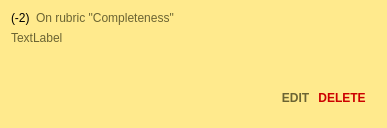
<?xml version="1.0" encoding="UTF-8"?>
<ui version="4.0">
 <class>CommentCard</class>
 <widget class="QWidget" name="CommentCard">
  <property name="geometry">
   <rect>
    <x>0</x>
    <y>0</y>
    <width>387</width>
    <height>128</height>
   </rect>
  </property>
  <property name="sizePolicy">
   <sizepolicy hsizetype="Preferred" vsizetype="Fixed">
    <horstretch>0</horstretch>
    <verstretch>0</verstretch>
   </sizepolicy>
  </property>
  <property name="minimumSize">
   <size>
    <width>0</width>
    <height>0</height>
   </size>
  </property>
  <property name="maximumSize">
   <size>
    <width>16777215</width>
    <height>16777215</height>
   </size>
  </property>
  <property name="windowTitle">
   <string>Form</string>
  </property>
  <property name="styleSheet">
   <string notr="true">QWidget#CommentCard {
	/*background: rgb(255, 242, 160);*/
	background: #ffea8d;
	border-radius: 3px;
}
#comment, #rubric {
	background: transparent;
	color: rgb(107, 100, 51);
/*	border-radius: 3px;
	border: 1px solid rgb(127, 120, 71);*/
}
#edit_btn, #delete_btn {
	background: transparent;
	text-transform: uppercase;
	color: rgb(107, 100, 51);
	font-weight: bold;
	padding: 0px;
}

#delete_btn {
	color: rgb(204, 0, 0);

}</string>
  </property>
  <layout class="QVBoxLayout" name="verticalLayout">
   <item>
    <widget class="QWidget" name="info_container" native="true">
     <property name="sizePolicy">
      <sizepolicy hsizetype="Preferred" vsizetype="Fixed">
       <horstretch>0</horstretch>
       <verstretch>0</verstretch>
      </sizepolicy>
     </property>
     <layout class="QHBoxLayout" name="info">
      <property name="leftMargin">
       <number>0</number>
      </property>
      <property name="topMargin">
       <number>0</number>
      </property>
      <property name="rightMargin">
       <number>0</number>
      </property>
      <property name="bottomMargin">
       <number>0</number>
      </property>
      <item>
       <widget class="QLabel" name="adjust_grade">
        <property name="sizePolicy">
         <sizepolicy hsizetype="Fixed" vsizetype="Preferred">
          <horstretch>0</horstretch>
          <verstretch>0</verstretch>
         </sizepolicy>
        </property>
        <property name="styleSheet">
         <string notr="true"/>
        </property>
        <property name="text">
         <string>(-2)</string>
        </property>
        <property name="alignment">
         <set>Qt::AlignLeading|Qt::AlignLeft|Qt::AlignVCenter</set>
        </property>
       </widget>
      </item>
      <item>
       <widget class="QLabel" name="rubric">
        <property name="text">
         <string>On rubric &quot;Completeness&quot;</string>
        </property>
       </widget>
      </item>
     </layout>
    </widget>
   </item>
   <item>
    <widget class="QLabel" name="comment">
     <property name="sizePolicy">
      <sizepolicy hsizetype="Preferred" vsizetype="Expanding">
       <horstretch>0</horstretch>
       <verstretch>0</verstretch>
      </sizepolicy>
     </property>
     <property name="text">
      <string>TextLabel</string>
     </property>
     <property name="alignment">
      <set>Qt::AlignLeading|Qt::AlignLeft|Qt::AlignTop</set>
     </property>
     <property name="wordWrap">
      <bool>true</bool>
     </property>
    </widget>
   </item>
   <item>
    <widget class="QWidget" name="controls" native="true">
     <layout class="QHBoxLayout" name="controls_layout">
      <item>
       <spacer name="horizontalSpacer">
        <property name="orientation">
         <enum>Qt::Horizontal</enum>
        </property>
        <property name="sizeHint" stdset="0">
         <size>
          <width>0</width>
          <height>20</height>
         </size>
        </property>
       </spacer>
      </item>
      <item>
       <widget class="QPushButton" name="edit_btn">
        <property name="styleSheet">
         <string notr="true"/>
        </property>
        <property name="text">
         <string>EDIT</string>
        </property>
        <property name="flat">
         <bool>true</bool>
        </property>
       </widget>
      </item>
      <item>
       <widget class="QPushButton" name="delete_btn">
        <property name="text">
         <string>DELETE</string>
        </property>
        <property name="flat">
         <bool>true</bool>
        </property>
       </widget>
      </item>
     </layout>
    </widget>
   </item>
  </layout>
 </widget>
 <resources/>
 <connections/>
</ui>
